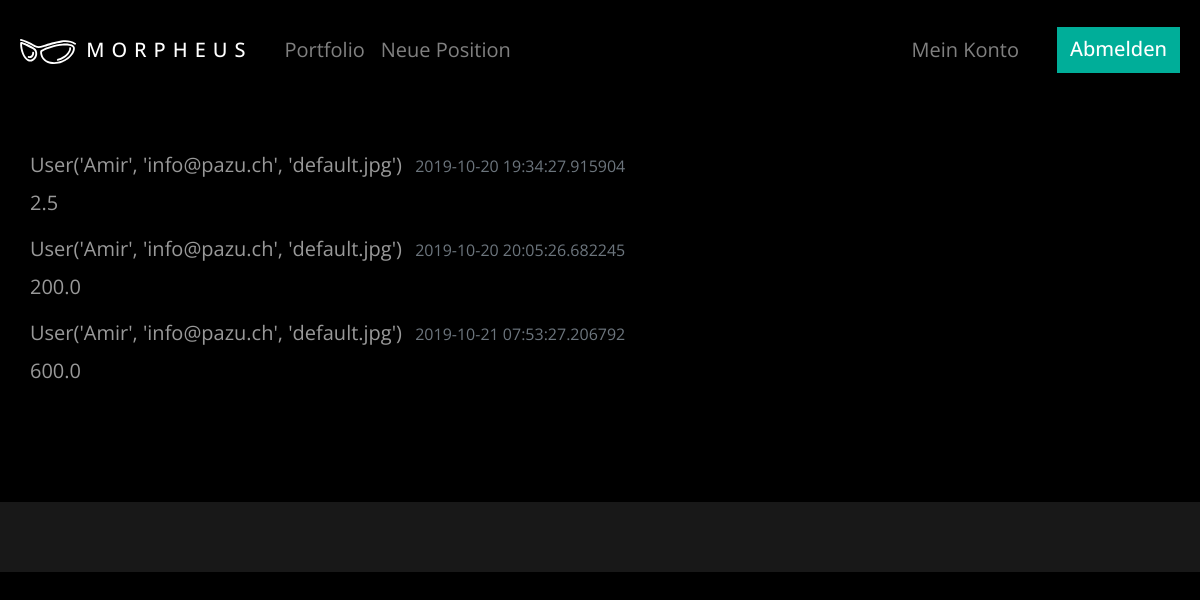
/portfolio (signed in), run on the app's committed database.
### morpheus/models.py (models this page shows, shortened)
class Position(db.Model):
    id = db.Column(db.Integer, primary_key=True)
    name = db.Column(db.String(100), nullable=False)
    amount = db.Column(db.Float, nullable=False)
    date_posted = db.Column(db.DateTime, nullable=False, default=datetime.utcnow)
    user_id = db.Column(db.Integer, db.ForeignKey('user.id'), nullable=False)

class User(db.Model, UserMixin):
    id = db.Column(db.Integer, primary_key=True)
    username = db.Column(db.String(20), unique=True, nullable=False)
    email = db.Column(db.String(120), unique=True, nullable=False)
    image_file = db.Column(db.String(20), nullable=False, default='default.jpg')
    password = db.Column(db.String(60), nullable=False)
    positions = db.relationship('Position', backref='author', lazy=True)
    def __repr__(self):
        return f"User('{self.username}', '{self.email}', '{self.image_file}')"

### morpheus/routes.py (the view)
@app.route("/portfolio", methods=["GET", "POST"])
@login_required
def portfolio():
	positions = Position.query.all()
	value = Position.amount * price
	return render_template("portfolio.html", title="Portfolio", positions=positions, price=price, value=value)

### morpheus/models.py (called while the page is built)
@login_manager.user_loader
def load_user(user_id):
    return User.query.get(int(user_id))

### morpheus/templates/portfolio.html (shortened to what this page needs)
{% extends "layout.html" %}
{% block content %}
    {% for position in positions %}
        <article class="media">
          <div class="media-body">
            <div class="article-metadata">
              <a class="mr-2" href="#">{{ position.author }}</a>
              <small class="text-muted">{{ position.date_posted }}</small>
            </div>
            <p class="article-content">{{ position.amount }}</p>
          </div>
        </article>
    {% endfor %}
{% endblock content %}

### morpheus/templates/layout.html (shortened to what this page needs)
<!DOCTYPE html>
<html>
<head>
    <link rel="stylesheet" href="https://maxcdn.bootstrapcdn.com/bootstrap/4.0.0/css/bootstrap.min.css">
    <link rel="stylesheet" type="text/css" href="{{ url_for('static', filename='main.css') }}">
</head>
<body>
    <header class="site-header">
      <nav class="navbar navbar-expand-md navbar-dark fixed-top">
          <a class="navbar-brand mr-4 logo_text" href="/">
            <img src="{{ url_for('static', filename='img/logo/logo.svg') }}" alt="logo" class="logo_img"/>Morpheus</a>
          <div class="collapse navbar-collapse" id="navbarToggle">
            <div class="navbar-nav mr-auto">
              {% if current_user.is_authenticated %}
              <a class="nav-item nav-link" href="{{ url_for('portfolio') }}">Portfolio</a>
              <a class="nav-item nav-link" href="{{ url_for('new_position') }}">Neue Position</a>
              {% endif %}
            </div>
            <div class="navbar-nav">
              {% if current_user.is_authenticated %}
              <a class="nav-item nav-link" href="{{ url_for('account') }}">Mein Konto</a>
              <a class="btn btn-primary" href="{{ url_for('logout') }}">Abmelden</a>
              {% else %}
              <a class="nav-item nav-link" href="{{ url_for('login') }}">Anmelden</a>
              <a class="btn btn-primary" href="{{ url_for('register') }}">Registrieren</a>
              {% endif %}
            </div>
          </div>
      </nav>
    </header>
    <main role="main" class="content">
      <div class="row">
        <div class="col-md-12">
          {% block content %}{% endblock %}
        </div>
      </div>
    </main>
    <footer>
    </footer>
</body>
</html>

### morpheus/static/main.css (style rules this page uses)
html { position: relative; min-height: 100%; }
article, aside, details, figcaption, figure, footer, header, hgroup, menu, nav, section { display: block; }
body { margin: 100px 0 0 0 !important; background: rgb(0, 0, 0); background-size: cover; color: #ffffff; padding:0; font-family: 'Open Sans', sans-serif; font-size: 20px; font-weight: 400; }
p { font-size: 20px; color: rgb(153, 153, 153); }
a { font-size: 20px; color: rgb(153, 153, 153); text-decoration: none; }
.logo_img { margin-left: -20px; height: 30px; width: auto; margin-right: 10px; }
.logo_text { font-weight: 500; text-transform: uppercase; margin: auto 0 auto 20px; letter-spacing: 7px; }
.navbar { background: #000000; margin: 0px; padding: 30px 30px 30px 30px; height: 100px; }
.navbar-nav .btn { margin-left: 30px; }
.content { padding: 50px 30px 50px 30px; text-decoration: none; }
.content a { text-decoration: none; }
footer { width: 100%; background-color: rgb(24, 24, 24); color: rgb(255, 255, 255); padding: 40px 30px 30px; margin: 50px 0 0 0; }
.btn-primary { border: 1px solid #00AE99; border-radius: 0px; background: #00AE99; color: rgb(255, 255, 255); font-size: 20px; font-weight: 500; }
@media screen and (max-width: 1200px) { .navbar { padding: 20px 20px 20px 20px; } }
@media screen and (max-width: 1200px) { .logo_img { height: 25px; } }

### data on the page
Position: author "User('Amir', 'info@pazu.ch', 'default.jpg')", date_posted "2019-10-20 19:34:27.915904", amount "2.5"
Position: author "User('Amir', 'info@pazu.ch', 'default.jpg')", date_posted "2019-10-20 20:05:26.682245", amount "200.0"
Position: author "User('Amir', 'info@pazu.ch', 'default.jpg')", date_posted "2019-10-21 07:53:27.206792", amount "600.0"
